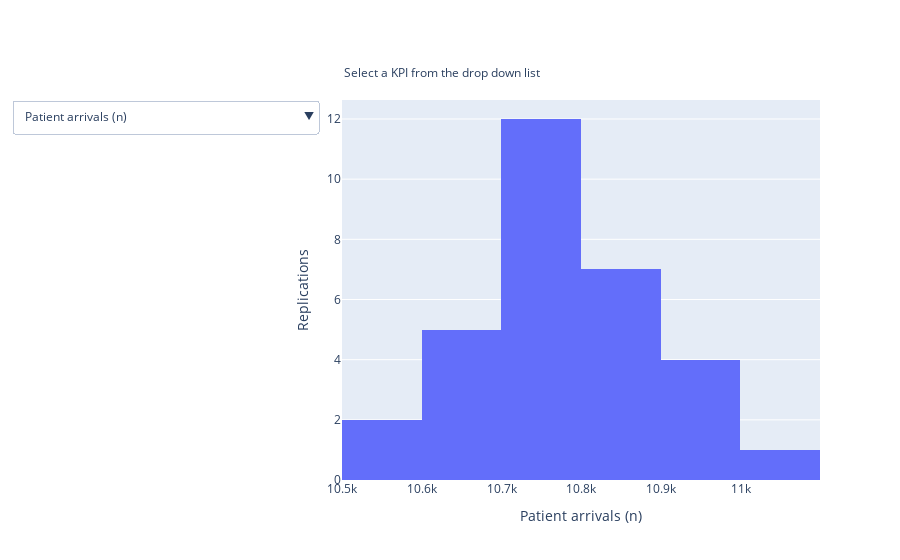

The notebook cell this image was saved under:
### Code cell
create_user_controlled_hist(
    experiment.run_results_df,
    exclude_columns=[0, 1],
    name_mappings=LABELS,
    include_instruct=True,
)

### Figure 1 — Plotly figure (JSON) as saved in the notebook; plotly's stock layout.template omitted (floating-point values rounded to 4 significant figures)
{"data": [{"type": "histogram", "x": [10972, 10784, 10854, 10831, 10720, 10772, 10831, 10781, 10772, 10705, 10927, 10688, 11092, 10640, 10904, 10849, 10719, 10713, 10568, 10707, 10845, 10726, 10618, 10914, 10660, 10685, 10806, 10748, 10589, 10863, 10796]}], "layout": {"annotations": [{"font": {"size": 12}, "showarrow": false, "text": "Select a KPI from the drop down list", "x": 0, "xref": "paper", "y": 1.1, "yref": "paper"}], "showlegend": false, "updatemenus": [{"buttons": [{"args": [{"x": [[10972, 10784, 10854, 10831, 10720, 10772, 10831, 10781, 10772, 10705, 10927, 10688, 11092, 10640, 10904, 10849, 10719, 10713, 10568, 10707, 10845, 10726, 10618, 10914, 10660, 10685, 10806, 10748, 10589, 10863, 10796]]}, {"xaxis": {"title": "Patient arrivals (n)"}}], "label": "Patient arrivals (n)", "method": "update"}, {"args": [{"x": [[0.5045, 0.5142, 0.5232, 0.4791, 0.4615, 0.3883, 0.4669, 0.6259, 0.4685, 0.5634, 0.5626, 0.3978, 0.4453, 0.4398, 0.6108, 0.4767, 0.4283, 0.5056, 0.3616, 0.4192, 0.612, 0.5173, 0.5317, 0.5271, 0.503, 0.6271, 0.5062, 0.4926, 0.4577, 0.5422, 0.5102]]}, {"xaxis": {"title": "Mean wait time for nurse (minutes)"}}], "label": "Mean wait time for nurse (minutes)", "method": "update"}, {"args": [{"x": [[9.842, 10.06, 9.925, 9.937, 10.02, 9.885, 10.04, 10.09, 10.2, 10.09, 10.08, 9.893, 9.811, 9.934, 10.17, 9.976, 9.81, 9.989, 9.8, 9.919, 9.814, 9.858, 9.97, 9.925, 9.965, 10.24, 10.04, 10.05, 10.04, 10.03, 9.922]]}, {"xaxis": {"title": "Mean consultation time with nurse (minutes)"}}], "label": "Mean consultation time with nurse (minutes)", "method": "update"}, {"args": [{"x": [[0.4996, 0.502, 0.4981, 0.4982, 0.4969, 0.4929, 0.5034, 0.5034, 0.5088, 0.5, 0.5098, 0.4895, 0.5034, 0.4893, 0.5131, 0.501, 0.4867, 0.4954, 0.4794, 0.4915, 0.4926, 0.4894, 0.4893, 0.5014, 0.4916, 0.5061, 0.5023, 0.5, 0.4924, 0.5046, 0.4958]]}, {"xaxis": {"title": "Mean nurse utilisation"}}], "label": "Mean nurse utilisation", "method": "update"}, {"args": [{"x": [[0.4997, 0.5021, 0.4983, 0.4983, 0.4971, 0.4931, 0.5034, 0.5037, 0.5089, 0.5002, 0.51, 0.4896, 0.5035, 0.4893, 0.5135, 0.501, 0.4868, 0.4958, 0.4796, 0.4918, 0.4927, 0.4896, 0.4894, 0.5014, 0.4916, 0.5061, 0.5023, 0.5001, 0.4924, 0.5047, 0.496]]}, {"xaxis": {"title": "Time-weighted mean nurse utilisation"}}], "label": "Time-weighted mean nurse utilisation", "method": "update"}, {"args": [{"x": [[0.1281, 0.1283, 0.1327, 0.1201, 0.1145, 0.09681, 0.1171, 0.1562, 0.1168, 0.14, 0.1423, 0.09842, 0.1144, 0.1083, 0.1542, 0.1197, 0.1063, 0.1254, 0.08845, 0.1039, 0.1536, 0.1284, 0.1307, 0.1332, 0.1241, 0.1552, 0.1266, 0.1225, 0.1122, 0.1364, 0.1277]]}, {"xaxis": {"title": "Time-weighted mean queue length for nurse (n)"}}], "label": "Time-weighted mean queue length for nurse (n)", "method": "update"}], "direction": "down", "showactive": true}], "xaxis": {"title": {"text": "Patient arrivals (n)"}}, "yaxis": {"title": {"text": "Replications"}}}}
